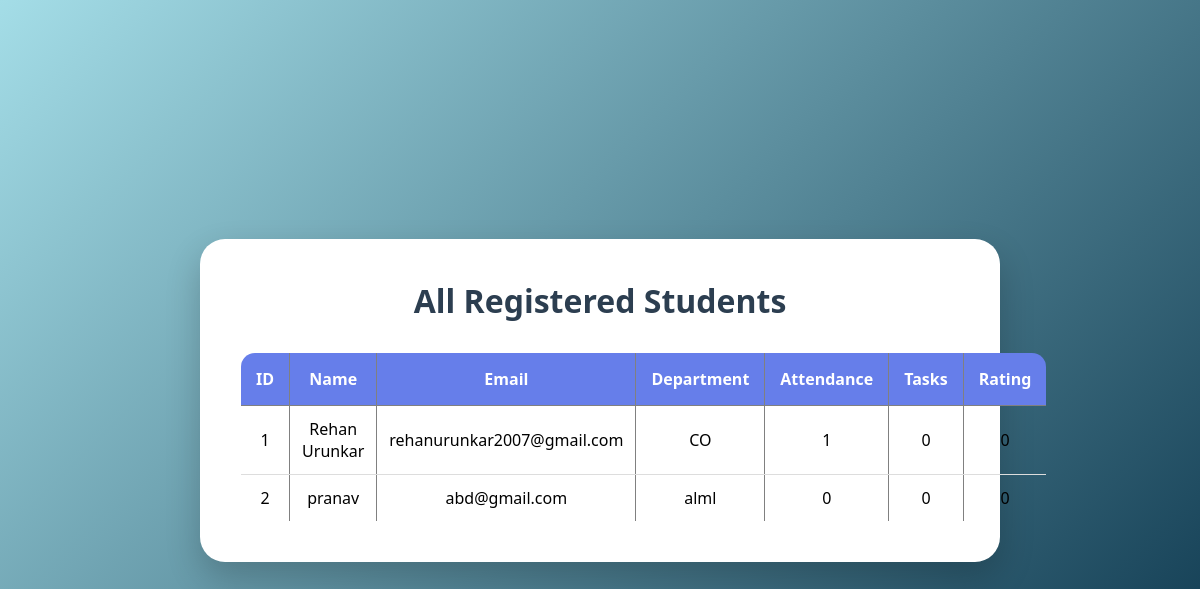
/students, run on the app's committed database.
### tables this page shows
CREATE TABLE students(
    id INTEGER PRIMARY KEY AUTOINCREMENT,
    name TEXT,
    email TEXT,
    department TEXT,
    attendance INTEGER DEFAULT 0,
    tasks_completed INTEGER DEFAULT 0,
    rating INTEGER DEFAULT 0
);

### app.py (the view)
@app.route('/students')
def students():
    conn = sqlite3.connect("internship.db")
    cursor = conn.cursor()
    cursor.execute("SELECT * FROM students")
    data = cursor.fetchall()
    conn.close()
    return render_template(
        "students.html",
        students=data
    )

### templates/students.html (shortened to what this page needs)
<!DOCTYPE html>
<html>
<head>
    <link rel="stylesheet"
    href="{{ url_for('static', filename='style.css') }}">
</head>
<body>
<div class="container">
<h1>All Registered Students</h1>
<table border="1" width="100%">
<tr>
<th>ID</th>
<th>Name</th>
<th>Email</th>
<th>Department</th>
<th>Attendance</th>
<th>Tasks</th>
<th>Rating</th>
</tr>
{% for s in students %}
<tr>
<td>{{ s[0] }}</td>
<td>{{ s[1] }}</td>
<td>{{ s[2] }}</td>
<td>{{ s[3] }}</td>
<td>{{ s[4] }}</td>
<td>{{ s[5] }}</td>
<td>{{ s[6] }}</td>
</tr>
{% endfor %}
</table>
</div>
</body>
</html>

### static/style.css (style rules this page uses)
* { margin:0; padding:0; box-sizing:border-box; }
body { font-family:'Segoe UI', Tahoma, Geneva, Verdana, sans-serif; background:linear-gradient( 135deg, #a4dde7, #083249 ); min-height:100vh; display:flex; justify-content:center; align-items:center; }
.container { width:800px; background:white; padding:40px; border-radius:25px; box-shadow: 0 15px 35px rgba(0,0,0,0.2); animation:fadeIn 0.6s ease-in-out; }
h1 { text-align:center; color:#2c3e50; margin-bottom:30px; font-size:32px; font-weight:bold; }
table { width:100%; border-collapse:collapse; overflow:hidden; border-radius:15px; margin-top:20px; }
th { background:#667eea; color:white; padding:15px; }
td { padding:12px; text-align:center; border-bottom:1px solid #ddd; }

### data on the page
students: id "1", name "Rehan Urunkar", email "rehanurunkar2007@gmail.com", department "CO", attendance "1", tasks_completed "0", rating "0"
students: id "2", name "pranav", email "abd@gmail.com", department "alml", attendance "0", tasks_completed "0", rating "0"
